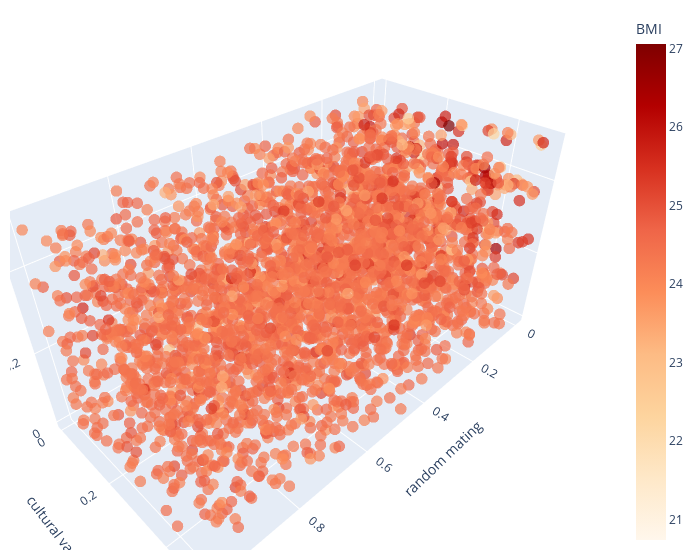

The cell this chart's notebook holds for it:
### Code cell
fig = px.scatter_3d(df, x='p_random_mating', y='p_vertical_trans_variance', z= 'p_genetic_variance',
              color='average_bmi', color_continuous_scale = px.colors.sequential.OrRd)

fig.update_traces(marker=dict(size=4, opacity = 0.7),
                  selector=dict(mode='markers'))
fig.update_layout(scene = dict(
                    xaxis_title='random mating',
                    yaxis_title='cultural variance',
                    zaxis_title='genetic variance'),
                    width=700,
                    margin=dict(r=20, b=10, l=10, t=10), 
                    coloraxis_colorbar=dict(title="BMI")
                    )
fig.show()
fig.write_image(plots_path + "3D-scatter-snp-vt-efast-bmi.pdf")
shutil.copy(plots_path + "3D-scatter-snp-vt-efast-bmi.pdf", "../manuscript/plots/")

### Figure 1 — Plotly figure (JSON) as saved in the notebook; plotly's stock layout.template omitted (floating-point values rounded to 4 significant figures; data arrays with more than 128 entries replaced by an {"elided": "..."} marker saying what was removed)
{"data": [{"hovertemplate": "p_random_mating=%{x}<br>p_vertical_trans_variance=%{y}<br>p_genetic_variance=%{z}<br>average_bmi=%{marker.color}<extra></extra>", "legendgroup": "", "marker": {"color": {"elided": "3000 float values"}, "coloraxis": "coloraxis", "opacity": 0.7, "size": 4, "symbol": "circle"}, "mode": "markers", "name": "", "scene": "scene", "showlegend": false, "type": "scatter3d", "x": {"elided": "3000 float values"}, "y": {"elided": "3000 float values"}, "z": {"elided": "3000 float values"}}], "layout": {"coloraxis": {"colorbar": {"title": {"text": "BMI"}}, "colorscale": [[0, "rgb(255,247,236)"], [0.125, "rgb(254,232,200)"], [0.25, "rgb(253,212,158)"], [0.375, "rgb(253,187,132)"], [0.5, "rgb(252,141,89)"], [0.625, "rgb(239,101,72)"], [0.75, "rgb(215,48,31)"], [0.875, "rgb(179,0,0)"], [1, "rgb(127,0,0)"]]}, "legend": {"tracegroupgap": 0}, "margin": {"b": 10, "l": 10, "r": 20, "t": 10}, "scene": {"domain": {"x": [0, 1], "y": [0, 1]}, "xaxis": {"title": {"text": "random mating"}}, "yaxis": {"title": {"text": "cultural variance"}}, "zaxis": {"title": {"text": "genetic variance"}}}, "width": 700}}
